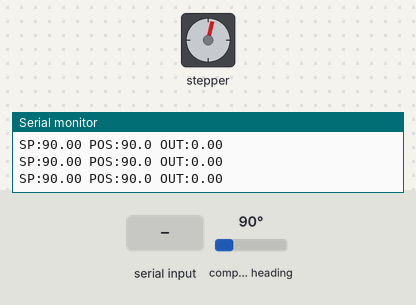
Bench run of a sketch on a simulated Arduino Uno, built with avr-gcc and run on an emulated ATmega328P. Parts: stepper motor, the last lines printed to the serial monitor. The inputs (shaded band) are chosen by the test bench; at power-on: compass heading 90°. Stepper angles assume 200 steps per turn.

Above: at 1.2 s.
1.3 s: "90,45\n" received over Serial
At 1.85 s:
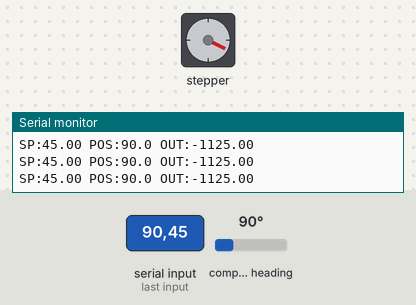
At 2.45 s:
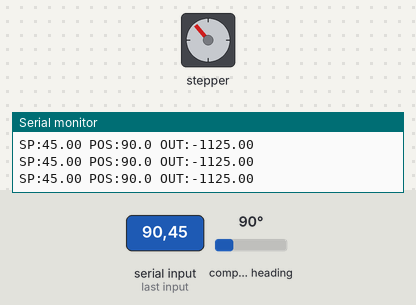
4.3 s: compass heading set to 46°
At 5.0 s:
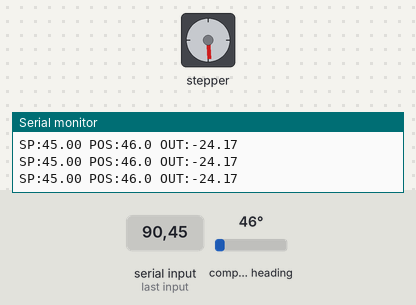
7.3 s: byte 10 ('\n') received over Serial
10.3 s: "90\n" received over the second serial link
13.3 s: compass heading set to 90°
14.8 s: byte 13 ('\r') received over Serial
At 14.95 s:
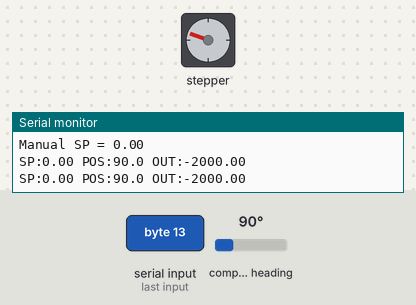
Timing chart, 0 to 18.8 s (numbered marks = the images above; inputs shaded):
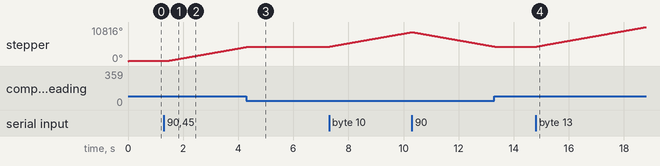

Measured:
- after the input at 1.3 s, stepper: keeps turning clockwise at about 1537°/s, starting after 0.10 s
- after the input at 14.8 s, stepper: keeps turning clockwise at about 1555°/s, starting at once
- by itself, stepper: turns 14° clockwise

The sketch:

Slave2.ino
```cpp
#include <AccelStepper.h>
#include <Wire.h>
#include "AS5600.h"
#include <PID_v1.h>
#include <SoftwareSerial.h>

SoftwareSerial mySerial(5, 6); // RX, TX

#define DIR_PIN 4
#define STEP_PIN 3

AccelStepper stepper(1, STEP_PIN, DIR_PIN);
AS5600 as5600;

// PID
double Setpoint, Input, Output;
double Kp = 25, Ki = 0.00001, Kd = 0.1;
PID myPID(&Input, &Output, &Setpoint, Kp, Ki, Kd, DIRECT);

String inputString = "";
bool newData = false;
unsigned long lastPrint = 0;

void setup() {
  Serial.begin(115200);
  mySerial.begin(115200);

  Wire.begin();
  as5600.begin(2);
  as5600.setOffset(-90);

  stepper.setMaxSpeed(5000);

  Setpoint = 90;
  myPID.SetMode(AUTOMATIC);
  myPID.SetOutputLimits(-2000, 2000);

  Serial.println("SLAVE 2 READY");
}

void loop() {
  double angle = as5600.rawAngle() * AS5600_RAW_TO_DEGREES;
  double err = angularError(Setpoint, angle);

  Input = Setpoint - err;
  myPID.Compute();

  stepper.setSpeed(-Output);
  stepper.runSpeed();

  receiveData();

  if (millis() - lastPrint > 50) {
    lastPrint = millis();
    Serial.print("SP:");
    Serial.print(Setpoint);
    Serial.print(" POS:");
    Serial.print(angle, 1);
    Serial.print(" OUT:");
    Serial.println(Output);
  }
}

void receiveData() {
  while (mySerial.available()) {
    char c = mySerial.read();
    if (c=='\n' || c=='\r') newData = true;
    else inputString += c;
  }

  if (Serial.available()) {   // input manual via USB
    char c = Serial.read();
    if (c=='\n' || c=='\r') newData = true;
    else inputString += c;
  }

  if (newData) {
    newData = false;
    parseData(inputString);
    inputString = "";
  }
}

void parseData(String data) {
  int comma = data.indexOf(',');

  if (comma == -1) {
    Setpoint = data.toFloat();
    Serial.print("Manual SP = ");
    Serial.println(Setpoint);
    return;
  }

  float sp2 = data.substring(comma + 1).toFloat();  // untuk slave 2
  Setpoint = sp2;

  Serial.print("Master SP2 = ");
  Serial.println(Setpoint);
}

double angularError(double target, double current) {
  double e = target - current;
  while (e > 180) e -= 360;
  while (e < -180) e += 360;
  return e;
}
```
